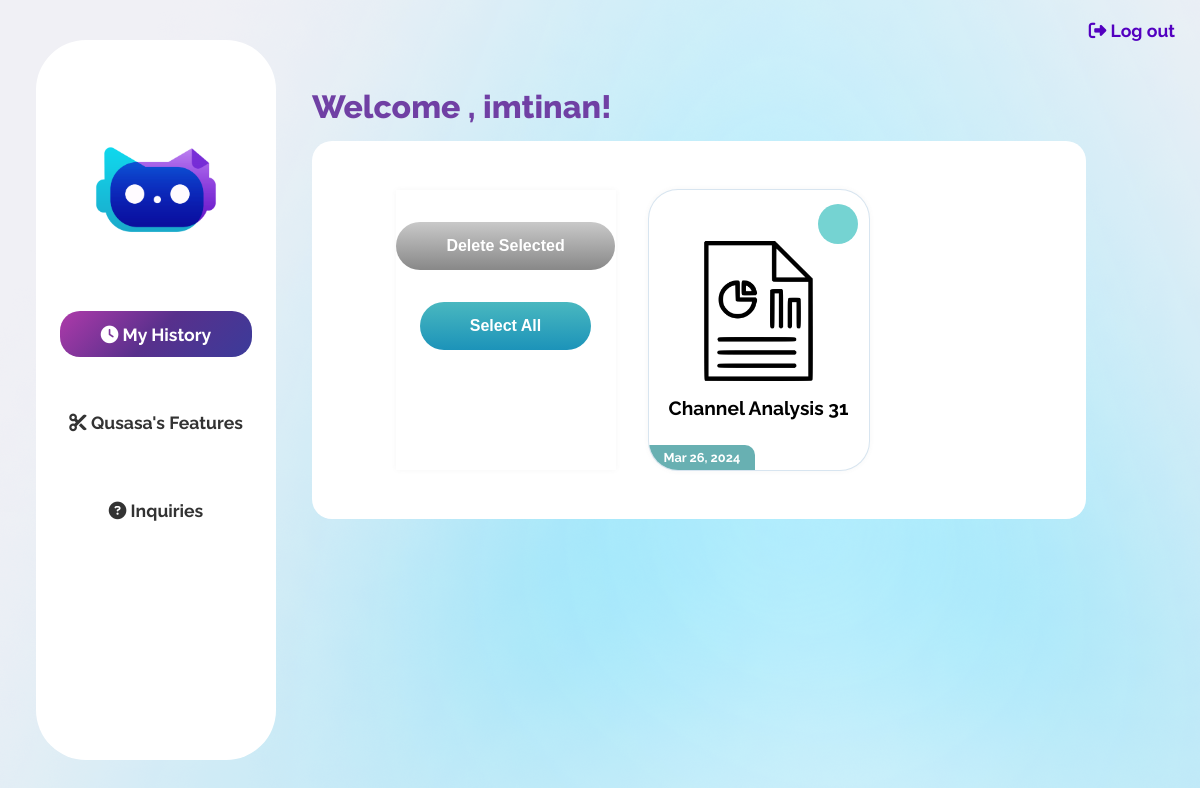
/base/ (signed in), run on the app's committed database.
### qusasa/models.py (models this page shows, shortened)
class CustomUser(AbstractUser):
    username = None  # remove the username field
    email = models.EmailField(unique=True, verbose_name='email address')
    USERNAME_FIELD = 'email'
    REQUIRED_FIELDS = ['first_name', 'last_name']  # removes email from REQUIRED_FIELDS
    is_verified = models.BooleanField(default=False)
    email_confirmation_code = models.CharField(max_length=30, blank=True, null=True)
    objects = CustomUserManager()

class ChannelAnalysisHistory(models.Model):
    user = models.ForeignKey(settings.AUTH_USER_MODEL, on_delete=models.CASCADE)
    channel_url = models.URLField(max_length=2048)
    created_at = models.DateTimeField(auto_now_add=True)

### qusasa/views/auth_views.py (the view)
    def wrap(request, *args, **kwargs):
        if request.user.is_verified:
            return function(request, *args, **kwargs)
        else:
            return redirect('confirm_email')

### qusasa/backend.py (called while the page is built)
    def get_user(self, user_id):
        UserModel = get_user_model()
        try:
            return UserModel.objects.get(pk=user_id)
        except UserModel.DoesNotExist:
            return None

### qusasa/views/auth_views.py (called while the page is built)
def email_verified_required(function):
    def wrap(request, *args, **kwargs):
        if request.user.is_verified:
            return function(request, *args, **kwargs)
        else:
            return redirect('confirm_email')
    return wrap

### qusasa/templates/qusasa/base.html (shortened to what this page needs)
{% load static %}
<!DOCTYPE html>
<html lang="en">
<head>
    <link rel="stylesheet" href="{% static 'qusasa/css/base.css' %}">
    <link rel="stylesheet" href="{% static 'qusasa/css/cards.css' %}" />
</head>
<body>
    <a class="log-out" href="{% url 'logout' %}"><i class="fa-solid fa-right-from-bracket"></i>  Log out</a>
    {% include 'side_nav.html' %}
    <div class="content">
        <div class="welcome">
            Welcome , {{ user.first_name }}!
        </div>
        <div class="history">
            <div class="cards">
                {% if video_histories.exists or topic_histories.exists or playlist_histories.exists or channel_histories.exists or video_retrieving_histories.exists or competitive_histories.exists %}
                        <div class="buttons">
                            <button id="delete-selected">Delete Selected</button>
                            <button id="select-all">Select All</button>
                        </div>
                    {% for history in channel_histories %}
                    <article class="card">
                        <label for="channel-history-{{ history.id }}"></label>
                        <a href="{% url 'channel_analysis_detail' history.id %}">
                        <header class="card__thumb">
                            <img src="{% static 'qusasa/images/report.png' %}"/>
                            <div class="feature-name">
                                    Channel Analysis {{ history.id }}
                            </div>
                        </header>
                        <div class="card__body">
                            <div class="card__category youtube">{{ history.created_at|date:"M d, Y" }}</div>
                        </div>
                    </a>
                    </article>
                    {% endfor %}
                {% endif %}
            </div>
        </div>
    </div>
</body>
</html>

### qusasa/static/qusasa/css/base.css (style rules this page uses)
html { width: 100%; margin: 0; padding: 0; background: #f0f0f5; background-repeat: no-repeat; background-attachment: fixed; font-family: 'Raleway', sans-serif; color: white; }
body { min-height: 100%; height: 100%; width: 100%; margin: 0; padding: 0; background-image: url("static/images/Frame 2.png"); background-repeat: no-repeat; background-attachment: fixed; display: flex; flex-direction: row; min-height: 100vh; justify-content: stretch; align-items: start; align-content: start; justify-items: start; }
a { text-decoration: none; }
.log-out { color: #5300c0; cursor: pointer; transition: ease 0.2s; font-size: 1.1rem; font-weight: 700; position: absolute; top: 20px; right: 25px; }
.content { min-height: 90%; width: 30vw; display: flex; flex-direction: column; justify-content: flex-start; align-items: flex-start; flex: 1; padding-top: 5vh; }
.content .welcome { color:rgb(112, 64, 164); font-size: 2rem; font-weight: 800; padding: 3rem 0; width: 100%; }
.content .history { background-color: white; border-radius: 20px; color: #0B0B25; width: 80%; padding: 2rem; font-weight: 700; font-size: 1.2rem; }
.history button { padding: 15px 50px; border-radius: 50px; border: none; outline: none; background: linear-gradient(#009ba6b6, #1C93B9); color: white; font-weight: 700; font-size: 1rem; cursor: pointer; position: relative; display: flex; flex-direction: row; justify-content: center; align-items: center; align-self: center; margin-top: 2rem; z-index: 1; }
.history button::before { content: ""; position: absolute; border-radius: 50px; top: 0; left: 0; right: 0; bottom: 0; z-index: -1; background: linear-gradient(#36f2ffd8, #29abd6); transition: 0.3s; opacity: 0; }
.history button:disabled { background: linear-gradient(#b3b3b3b6, #888888); cursor: auto; }
.content .welcome { padding-bottom: 1rem; }

### qusasa/static/qusasa/css/cards.css (style rules this page uses)
.content { margin-bottom: 50vh; }
.content .welcome { padding-bottom: 1rem; }
.content .history { display: flex; flex-direction: row; flex-wrap: wrap; justify-content:center; align-items: center; }
.cards { display: flex; flex-direction: row; flex-wrap: wrap; justify-content:space-between; align-items: center; width: 90%; }
.card { cursor: pointer; margin: 1rem; width: 220px; height: 280px; background-color: #fff; box-shadow: 0 0 5px rgba(95, 95, 95, 0.058); overflow: hidden; -webkit-transition: box-shadow 0.5s; transition: box-shadow 0.5s; font-family: 'Raleway'; border-radius: 30px; border: solid 1px rgba(176, 202, 224, 0.495); }
article:last-child { align-self: flex-start; justify-self: flex-start; }
.card a { color: inherit; text-decoration: none; }
.card__thumb { height: 100%; overflow: hidden; -webkit-transition: height 0.5s; transition: height 0.5s; border-radius: 30px; display: flex; align-items: center; justify-content: center; flex-direction: column; }
.card a { height: 100%; width: 100%; }
.card__thumb img { max-width: 80%; max-height: 50%; display: block; margin: 0; padding: 0; opacity: 1; -webkit-transform: scale(1); transform: scale(1); -webkit-transition: opacity 0.5s, -webkit-transform 0.5s; transition: opacity 0.5s, -webkit-transform 0.5s; transition: opacity 0.5s, transform 0.5s; transition: opacity 0.5s, transform 0.5s, -webkit-transform 0.5s; }
.feature-name { background-color: white; color: black; transition-duration: 0.5s; margin-top: 1rem; }
.card__body { position: relative; height: 100%; -webkit-transition: height 0.5s; transition: 0.5s; padding: 2rem; }
.card__category { position: absolute; top: -25px; left: 0; height: 25px; padding: 0 15px; background-color: rgba(68, 157, 160, 0.804); color: #fff; font-size: 0.8rem; line-height: 25px; border-radius: 0px 10px 0px 0px; }

### qusasa/templates/qusasa/base.html (style rules this page uses)
.cards { justify-content: start; }
.card { position: relative; }
.delete-checkbox + label { position: absolute; top: 5%; right: 5%; padding: 20px; border: none; border-radius: 50%; cursor: pointer; background: rgb(117, 211, 210); z-index: 200; }
.delete-checkbox + label:after { content: ''; position: absolute; top: 50%; left: 50%; width: 20px; height: 20px; border-radius: 50%; background-color: white; transform: translate(-50%, -50%) scale(0); transition: transform 0.3s ease; }
.buttons { display: flex; flex-direction: column; cursor: pointer; margin: 1rem; width: 220px; height: 280px; background-color: #fff; box-shadow: 0 0 5px rgba(95, 95, 95, 0.058); overflow: hidden; -webkit-transition: box-shadow 0.5s; transition: box-shadow 0.5s; font-family: 'Raleway'; }

### data on the page
CustomUser: first_name "imtinan"
ChannelAnalysisHistory: id "31", created_at "Mar 26, 2024"
